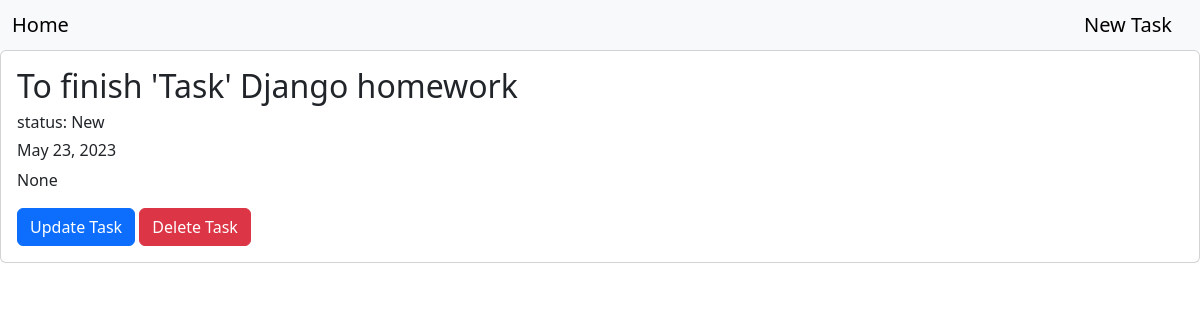
The page /detail_task/37 on the database its author committed.
### display/models.py (models this page shows, shortened)
class Task(models.Model):
    objective = models.CharField(max_length=50, null=True, blank=False)
    status = models.CharField(max_length=25, default='New')
    dead_line = models.DateField(auto_now=False, auto_now_add=False, blank=True, default=None)
    description = models.TextField(max_length=1000, null=True)

### display/views.py (the view)
# urls.py: path('detail_task/<int:pk>', display_views.detail_task, name='detail_task'),
def detail_task(request, *args, **kwargs):
    task = get_object_or_404(Task,pk=kwargs.get('pk'))
    return render(request, 'detail_task.html', context = {'task': task})

### templates/detail_task.html (shortened to what this page needs)
{% extends 'base.html' %}
{% block content %}
            <div class="card">
                <div class="card-body">
                    <h2 class="cartd-title">{{ task.objective }}</h2>
                    <h6 class="card-title">status: {{ task.status }}</h3>
                    <h6 class="card-title">{{ task.dead_line }}</h3>
                    <p class="card-text">{{ task.description }}</p>
                        <a href="{% url 'update_task' task.id %}" class="btn btn-primary">Update Task</a>
                        <form action="{% url 'delete_task' task.id %}" method="post" style="display: inline;">
                            <button type="submit" class="btn btn-danger">Delete Task</button>
                        </form>
                </div>
            </div>
{% endblock %}

### rows shown on the page
Task: objective "To finish 'Task' Django homework", status "New", dead_line "May 23, 2023", description "None"
